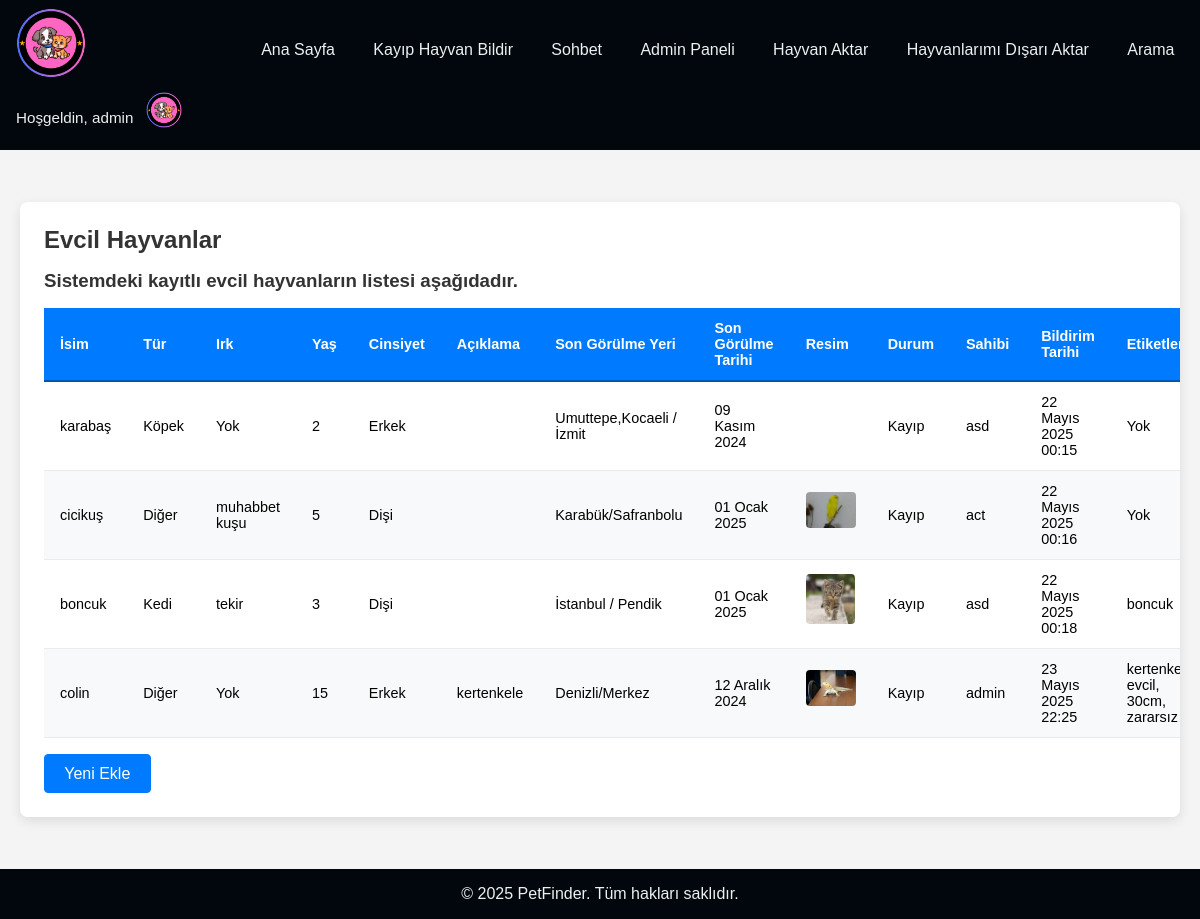
Before: /mainpage/admin/pets/ (signed in) with the older database file.
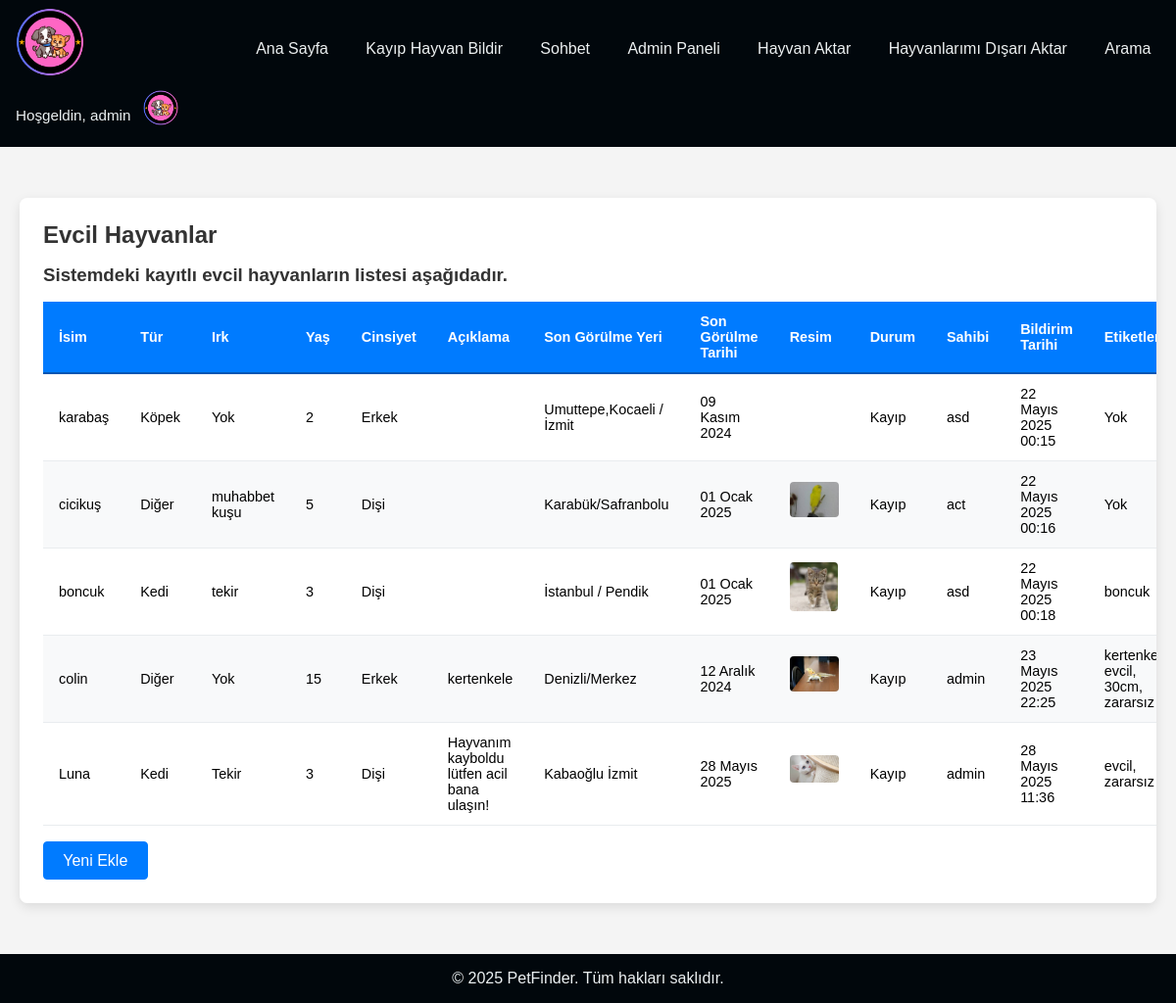
After: the same page with the newer database file.
### mainpage/models.py (models this page shows, shortened)
class Pet(models.Model):
    ANIMAL_TYPES = [('Dog', 'Köpek'), ('Cat', 'Kedi'), ('Bird', 'Kuş'), ('Other', 'Diğer')]
    GENDERS = [('Male', 'Erkek'), ('Female', 'Dişi')]
    STATUS_CHOICES = [('Lost', 'Kayıp'), ('Found', 'Bulundu'), ('Returned', 'Teslim Edildi')]
    name = models.CharField(max_length=100, verbose_name="İsim")
    species = models.CharField(max_length=20, choices=ANIMAL_TYPES, verbose_name="Tür")
    breed = models.CharField(max_length=100, blank=True, verbose_name="Irk")
    age = models.PositiveIntegerField(verbose_name="Yaş")
    gender = models.CharField(max_length=10, choices=GENDERS, verbose_name="Cinsiyet")
    description = models.TextField(blank=True, verbose_name="Açıklama")
    last_seen_location = models.CharField(max_length=255, verbose_name="Son Görülme Yeri")
    last_seen_date = models.DateField(default=datetime.date(2025, 1, 1), verbose_name="Son Görülme Tarihi")
    image = models.ImageField(upload_to='pet_images/', blank=True, null=True, verbose_name="Resim")
    status = models.CharField(max_length=20, choices=STATUS_CHOICES, default='Lost', verbose_name="Durum")
    owner = models.ForeignKey(User, on_delete=models.CASCADE)
    date_reported = models.DateTimeField(auto_now_add=True, verbose_name="Bildirim Tarihi")
    tags = models.ManyToManyField("Tag", blank=True, verbose_name="Etiketler")

class Tag(models.Model):  # Many-to-Many Relationship
  name = models.CharField(max_length=50, unique=True)

### mainpage/views.py (the view)
# urls.py: path('admin/pets/', views.admin_pet_list_view, name='admin_pet_list'),
@staff_member_required
def admin_pet_list_view(request):
    pets = Pet.objects.all()
    return render(request, 'admin/admin_pet_list.html',{'pets': pets})

### mainpage/context_processors.py (called while the page is built)
def user_profile(request):
    if request.user.is_authenticated:
        try:
            profile = UserProfile.objects.get(user=request.user)
        except UserProfile.DoesNotExist:
            profile = None
    else:
        profile = None
    return {'user_profile': profile}

### mainpage/templates/admin/admin_pet_list.html (shortened to what this page needs)
{% extends 'mainpage/base.html' %}
{% load static %}
{% block extra_css %}
  <link rel="stylesheet" href="{% static 'mainpage/admin_pet_list.css' %}">
{% endblock %}
{% block content %}
    <main>
        <section>
          <div class="admin-pet-list-container">
            <h1>Evcil Hayvanlar</h1>
            <h3>Sistemdeki kayıtlı evcil hayvanların listesi aşağıdadır.</h3>
            <table>
                <thead>
                    <tr>
                        <th>İsim</th>
                        <th>Tür</th>
                        <th>Irk</th>
                        <th>Yaş</th>
                        <th>Cinsiyet</th>
                        <th>Açıklama</th>
                        <th>Son Görülme Yeri</th>
                        <th>Son Görülme Tarihi</th>
                        <th>Resim</th>
                        <th>Durum</th>
                        <th>Sahibi</th>
                        <th>Bildirim Tarihi</th>
                        <th>Etiketler</th>
                    </tr>
                </thead>
                <tbody>
                    {% for pet in pets %}
                        <tr>
                            <td>{{ pet.name }}</td>
                            <td>{{ pet.get_species_display }}</td>
                            <td>{{ pet.breed }}</td>
                            <td>{{ pet.age }}</td>
                            <td>{{ pet.get_gender_display }}</td>
                            <td>{{ pet.description }}</td>
                            <td>{{ pet.last_seen_location }}</td>
                            <td>{{ pet.last_seen_date }}</td>
                            <td>
                                {% if pet.image %}
                                    <img src="{{ pet.image.url }}" alt="{{ pet.name }}" style="max-width: 50px; max-height: 50px;">
                                {% endif %}
                            </td>
                            <td>{{ pet.get_status_display }}</td>
                            <td>{{ pet.owner.username }}</td>
                            <td>{{ pet.date_reported }}</td>
                            <td>
                                {% for tag in pet.tags.all %}
                                    {{ tag.name }}{% if not forloop.last %}, {% endif %}
                                {% empty %}
                                    Yok
                                {% endfor %}
                            </td>
                        </tr>
                    {% empty %}
                        <tr><td colspan="15">Kayıtlı evcil hayvan bulunmuyor.</td></tr>
                    {% endfor %}
                </tbody>
            </table>
            <div class="actions">
                <a href="{% url 'mainpage:admin_pet_report' %}">Yeni Ekle</a>
            </div>
            </div>
        </section>
    </main>
{% endblock %}

Changed rows visible on the page:
added Pet: name "Luna", species "Kedi", breed "Tekir", age "3", gender "Dişi", description "Hayvanım kayboldu lütfen acil bana ulaşın!", last_seen_location "Kabaoğlu İzmit", last_seen_date "28 Mayıs 2025", image (picture), status "Kayıp", owner.username "admin", date_reported "28 Mayıs 2025 11:36", Tag (name "evcil"), Tag (name "zararsız")
